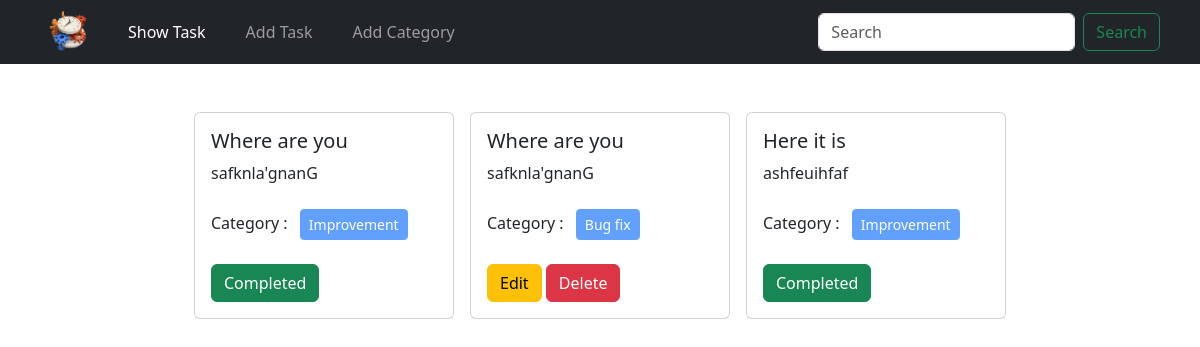
The page / on the database its author committed.
### task_model/models.py (models this page shows, shortened)
class Task(models.Model):
    title = models.CharField(max_length=100)
    description = models.TextField()
    category = models.ManyToManyField(Category)
    is_completed = models.BooleanField(default=False)
    assign_date = models.DateField()

### task_category/models.py (models this page shows, shortened)
class Category(models.Model):
    name = models.CharField(max_length=100)

### task_management_system/views.py (the view)
# urls.py: 2. Add a URL to urlpatterns:  path('', views.home, name='home')
def home(request):
    data = Task.objects.all()
    return render(request, 'home.html', {'data': data})

### templates/home.html
{% extends 'base.html' %}
{% block content %}
<div class="d-flex flex-wrap justify-content-center px-5 pt-5">
    {% for task in data %}
    <div class="col-sm-3 mb-3 mb-sm-0">
        <div class="card mx-2">
          <div class="card-body">
            <h5 class="card-title"> {{task.title}} </h5>
            <p class="card-text"> {{task.description}} </p>
            <p>Category : {% for cat in task.category.all %}
                <button class="btn btn-primary btn-sm m-2" disabled> {{cat.name}} </button>
                {% endfor %}
            </p>
            {% if task.is_completed %}
              <a class="btn btn-success">Completed</a>
            {% else %}
              <a href="{% url 'edit_task' task.id %}" class="btn btn-warning">Edit</a>
              <a href="{% url 'delete_task' task.id %}" class="btn btn-danger">Delete</a>
            {% endif %}
          </div>
        </div>
    </div>
    {% endfor %}
</div>
{% endblock %}

### templates/base.html (shortened to what this page needs)
{% load static %}
<!doctype html>
<html lang="en">
  <head>
    <link href="https://cdn.jsdelivr.net/npm/bootstrap@5.3.3/dist/css/bootstrap.min.css" rel="stylesheet">
  </head>
  <body>
    <nav class="navbar navbar-expand-lg navbar-dark bg-dark p-1">
        <div class="container-fluid mx-lg-4">
            <img src="{% static '/taskM.png' %}" style="width: 5%;" alt="Task Management System"/>
            <div class="collapse navbar-collapse" id="navbarSupportedContent">
            <ul class="navbar-nav me-auto mb-2 mb-lg-0">
                <li class="nav-item mx-lg-4">
                <a class="nav-link active" aria-current="page" href="{% url 'homepage'%}">Show Task</a>
                </li>
                <li class="nav-item">
                <a class="nav-link" href="{% url 'add_task' %}">Add Task</a>
                </li>
                <li class="nav-item mx-lg-4">
                <a class="nav-link" href="{% url 'add_category' %}">Add Category</a>
                </li>
            </ul>
            <form class="d-flex" role="search">
                <input class="form-control me-2" type="search" placeholder="Search" aria-label="Search">
                <button class="btn btn-outline-success" type="submit">Search</button>
            </form>
            </div>
        </div>
    </nav>
    {% block content %}
    {% endblock %}
  </body>
</html>

### rows shown on the page
Task: title "Where are you", description "safknla'gnanG", is_completed "Completed"
Category: name "Improvement"
Task: title "Where are you", description "safknla'gnanG", is_completed "Edit"
Category: name "Bug fix"
Task: title "Here it is", description "ashfeuihfaf", is_completed "Completed"
